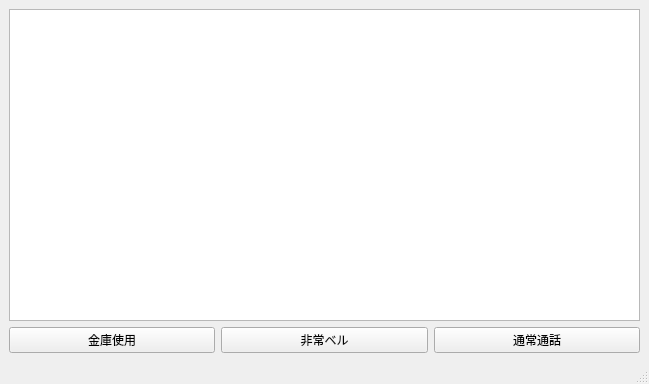
<?xml version="1.0" encoding="UTF-8"?>
<ui version="4.0">
 <class>SafeFrame</class>
 <widget class="QMainWindow" name="SafeFrame">
  <property name="geometry">
   <rect>
    <x>0</x>
    <y>0</y>
    <width>649</width>
    <height>384</height>
   </rect>
  </property>
  <property name="windowTitle">
   <string>SafeFrame</string>
  </property>
  <widget class="QWidget" name="centralwidget">
   <layout class="QVBoxLayout" name="verticalLayout">
    <item>
     <widget class="QTextEdit" name="textEdit_Clock"/>
    </item>
    <item>
     <layout class="QHBoxLayout" name="horizontalLayout">
      <item>
       <widget class="QPushButton" name="pushButton_Use">
        <property name="text">
         <string>金庫使用</string>
        </property>
       </widget>
      </item>
      <item>
       <widget class="QPushButton" name="pushButton_Alarm">
        <property name="text">
         <string>非常ベル</string>
        </property>
       </widget>
      </item>
      <item>
       <widget class="QPushButton" name="pushButton_Phone">
        <property name="text">
         <string>通常通話</string>
        </property>
       </widget>
      </item>
     </layout>
    </item>
   </layout>
  </widget>
  <widget class="QMenuBar" name="menubar">
   <property name="geometry">
    <rect>
     <x>0</x>
     <y>0</y>
     <width>649</width>
     <height>28</height>
    </rect>
   </property>
  </widget>
  <widget class="QStatusBar" name="statusbar"/>
 </widget>
 <resources/>
 <connections/>
</ui>
